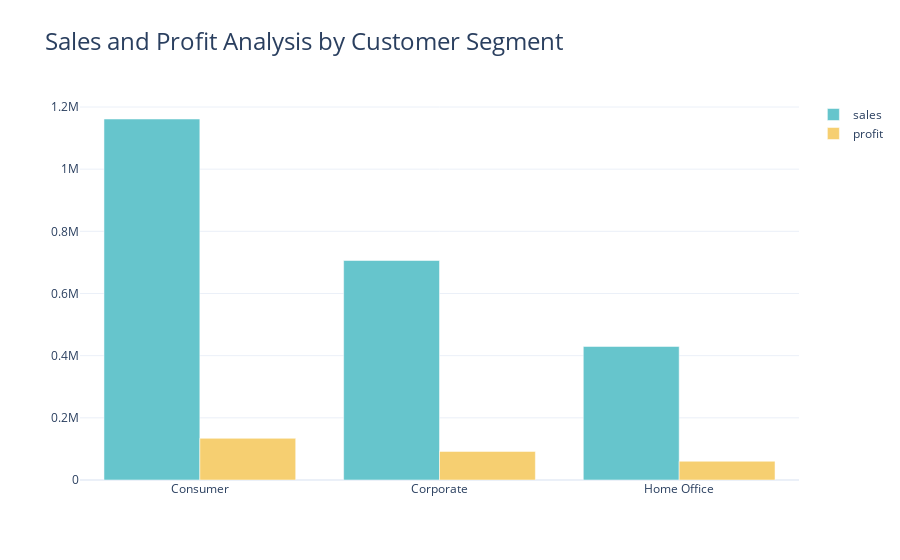

The notebook cell saved with this chart:
### Code cell
group6 = data.groupby('Segment').agg({'Sales':'sum' , 'Profit':'sum'}).reset_index()
fig = go.Figure()

fig.add_trace(go.Bar(x = group6['Segment'],
                     y = group6['Sales'],
                     name = 'sales',
                     marker_color = px.colors.qualitative.Pastel[0]))
fig.add_trace(go.Bar(x = group6['Segment'],
                     y = group6['Profit'],
                     name = "profit",
                     marker_color = px.colors.qualitative.Pastel[1]))
fig.update_layout(title = 'Sales and Profit Analysis by Customer Segment' , title_font = dict(size = 24))

### Figure 1 — Plotly figure (JSON) as saved in the notebook; plotly's stock layout.template omitted (floating-point values rounded to 4 significant figures)
{"data": [{"marker": {"color": "rgb(102, 197, 204)"}, "name": "sales", "type": "bar", "x": ["Consumer", "Corporate", "Home Office"], "y": [1161000.0, 706100.0, 429700.0]}, {"marker": {"color": "rgb(246, 207, 113)"}, "name": "profit", "type": "bar", "x": ["Consumer", "Corporate", "Home Office"], "y": [134100.0, 91980.0, 60300.0]}], "layout": {"autosize": true, "title": {"font": {"size": 24}, "text": "Sales and Profit Analysis by Customer Segment"}, "xaxis": {"autorange": true, "range": [-0.5, 2.5], "type": "category"}, "yaxis": {"autorange": true, "range": [0, 1223000.0], "type": "linear"}}}
